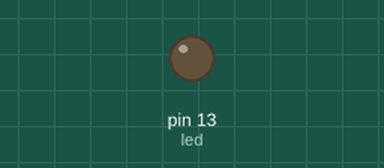
This sketch was run on a simulated Arduino Uno, built with avr-gcc and run on an emulated ATmega328P. Shown: output pins drawn as LEDs (lit = HIGH).

Above: at 0.05 s.
At 0.25 s:
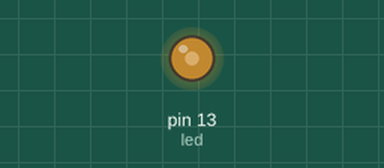
At 0.4 s:
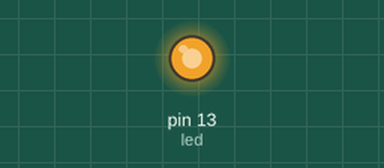
At 0.75 s:
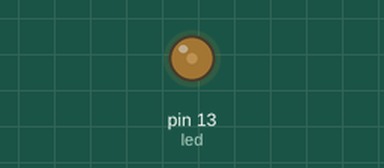
Timing chart, 0 to 3.0 s (numbered marks = the images above):
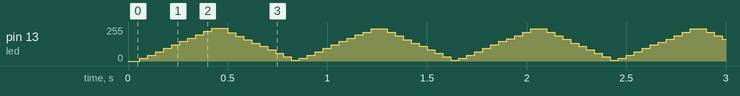

The sketch:

experimento3.ino.ino
```cpp
int led = 13;
int count = 0;
int flag = 1;
int i = 0;

void setup() {
  pinMode(led, OUTPUT);
}

void loop() {
  count++;
  if (count > 3) {
    count = 0;
    if (flag == 1) {
      i++;
      if (i >= 10) {
        flag = 0;
      }
    } else {
      i--;
      if (i <= 0) {
        flag = 1;
      }
    }
  }
  digitalWrite(led, HIGH);
  delay(i);
  digitalWrite(led, LOW);
  delay(10 - i);
}
```
